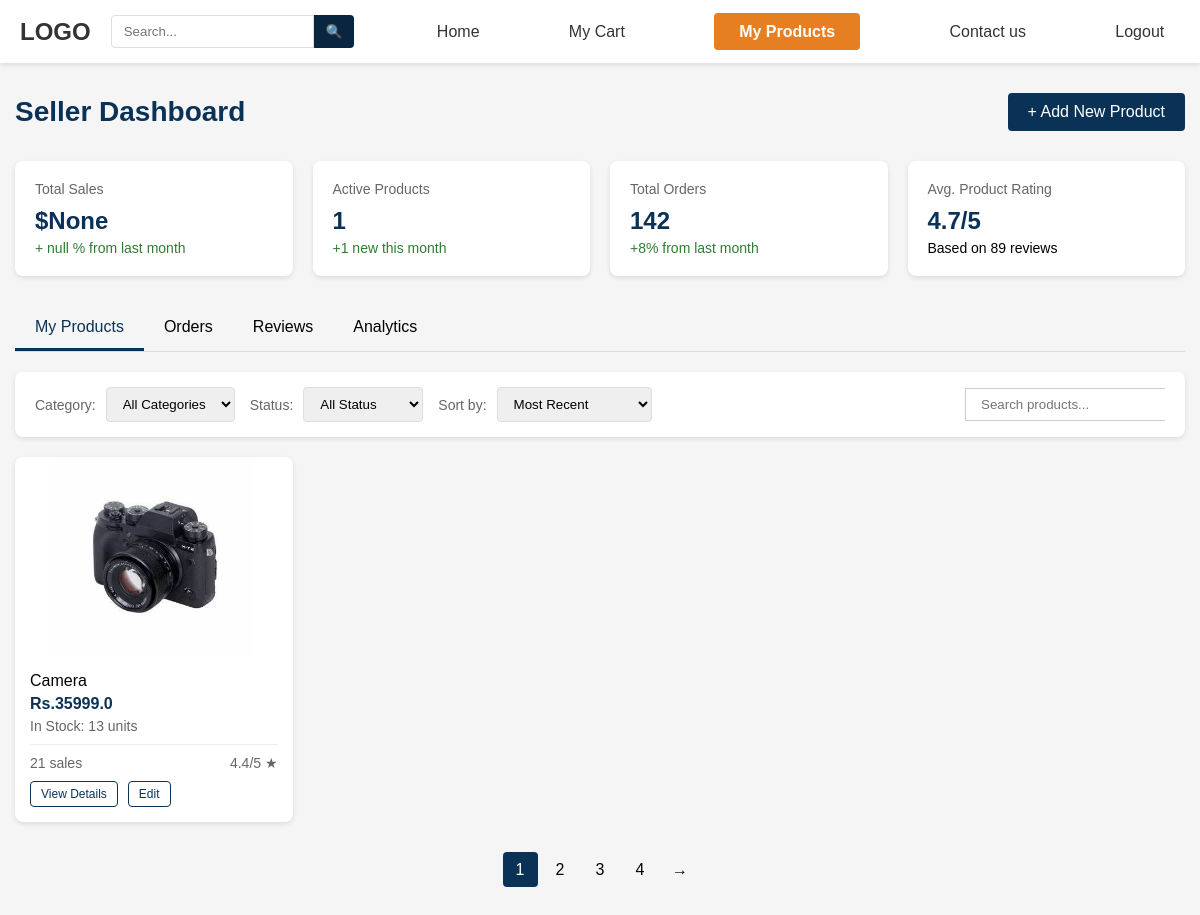
Page /seller_dashboard (signed in) on the committed database.
### dashboard/models.py (models this page shows, shortened)
class Product(models.Model):
    class ProductType(models.TextChoices):
        CLOTHING = 'clothing', 'Clothing'
        ELECTRONICS = 'electronics', 'Electronics'
        ACCESSORIES = 'accessories', 'Accessories'
        FOOTWEAR = 'footwear', 'Footwear'
        WATCHES = 'watches', 'Watches'
        BAGS = 'bags', 'Bags'
        OTHER = 'other', 'Other'
    seller = models.ForeignKey(CustomUser, on_delete=models.CASCADE,related_name='products')
    name = models.CharField(max_length=64)
    brand = models.CharField(max_length=64)
    price = models.FloatField()
    main_image = models.ImageField(upload_to='product_images/')
    description = models.TextField()
    key_features = models.TextField()
    stock = models.IntegerField()
    category = models.CharField(max_length=64,choices=ProductType.choices,default=ProductType.OTHER)

### dashboard/views.py (the view)
# urls.py: path('seller_dashboard',views.sellerdashboard,name='sellerdashboard'),
@login_required(redirect_field_name='login')
def sellerdashboard(request):
    if not request.user.is_seller:
        return redirect('cart')
    products = Product.objects.filter(seller=request.user)
    count = products.count()
    return render(request,'seller_dashboard.html',{'products':products,'count':count,'page':'sellerdashboard'})

### dashboard/templates/seller_dashboard.html (shortened to what this page needs)
{% extends 'base.html' %}
{% load static %}
{% block css %}
<link rel="stylesheet" href="{% static 'dashboard/css/seller_dash.css' %}">
{% endblock %}
{% block maincontent %}
    <div class="container">
        <div class="dashboard-header">
            <h1 class="dashboard-title">Seller Dashboard</h1>
            <button class="btn btn-primary"><a href="{% url 'add_products' %}">+ Add New Product</a></button>
        </div>
        <div class="stats-container">
            <div class="stat-card">
                <div class="stat-title">Total Sales</div>
                <div class="stat-value">$None</div>
                <div class="stat-change stat-up">+ null % from last month</div>
            </div>
            <div class="stat-card">
                <div class="stat-title">Active Products</div>
                <div class="stat-value">{{ count }}</div>
                <div class="stat-change stat-up">+1 new this month</div>
            </div>
            <div class="stat-card">
                <div class="stat-title">Total Orders</div>
                <div class="stat-value">142</div>
                <div class="stat-change stat-up">+8% from last month</div>
            </div>
            <div class="stat-card">
                <div class="stat-title">Avg. Product Rating</div>
                <div class="stat-value">4.7/5</div>
                <div class="stat-change">Based on 89 reviews</div>
            </div>
        </div>
        <div class="tabs">
            <div class="tab active">My Products</div>
            <div class="tab">Orders</div>
            <div class="tab">Reviews</div>
            <div class="tab">Analytics</div>
        </div>
        <div class="filter-bar">
            <div class="filter-left">
                <div class="filter-group">
                    <span class="filter-label">Category:</span>
                    <select class="filter-select">
                        <option value="all">All Categories</option>
                    </select>
                </div>
                <div class="filter-group">
                    <span class="filter-label">Status:</span>
                    <select class="filter-select">
                        <option value="all">All Status</option>
                    </select>
                </div>
                <div class="filter-group">
                    <span class="filter-label">Sort by:</span>
                    <select class="filter-select">
                        <option value="recent">Most Recent</option>
                    </select>
                </div>
            </div>
            <div>
                <input type="text" placeholder="Search products..." class="search-input">
            </div>
        </div>
        <div class="products-grid">
            {% if products %}
                {% for product in products %}
                <div class="product-card">
                    <img src="{{ product.main_image.url }}" alt="{{ product.name }}" class="product-image">
                    <div class="product-details">
                        <h3 class="product-name">{{ product.name }}</h3>
                        <div class="product-price">Rs.{{ product.price }}</div>
                        <div class="product-stock">In Stock: {{ product.stock }} units</div>
                        <div class="product-stats">
                            <span>21 sales</span>
                            <span>4.4/5 ★</span>
                        </div>
                        <div class="product-actions">
                            <button class="btn btn-sm btn-outline view-details" data-product="product6">View Details</button>
                            <button class="btn btn-sm btn-outline edit-product">Edit</button>
                        </div>
                    </div>
                </div>
                {% endfor %}
            {% endif %}
        </div>
        <div class="pagination">
            <div class="page-item active">1</div>
            <div class="page-item">2</div>
            <div class="page-item">3</div>
            <div class="page-item">4</div>
            <div class="page-item">→</div>
        </div>
    </div>
{% endblock %}

### static/dashboard/css/dashboard.css (style rules this page uses)
* { margin: 0; padding: 0; box-sizing: border-box; font-family: -apple-system, BlinkMacSystemFont, 'Segoe UI', Roboto, Oxygen, Ubuntu, Cantarell, 'Open Sans', 'Helvetica Neue', sans-serif; }
body { background-color: #f9f9f9; }
img { object-fit: cover; max-width: 100%; height: auto; }
.product-card { background-color: white; border-radius: 8px; overflow: hidden; box-shadow: 0 2px 5px rgba(0,0,0,0.1); cursor: pointer; }
.product-image { height: 200px; display: flex; align-items: center; justify-content: center; background-color: #f9f9f9; }
.product-price { font-weight: 600; color: #333; margin-bottom: 10px; }

### static/dashboard/css/seller_dash.css (style rules this page uses)
* { margin: 0; padding: 0; box-sizing: border-box; font-family: Arial, sans-serif; }
body { background-color: #f5f5f5; }
.search-input { padding: 8px 15px; width: 200px; border: 1px solid #ccc; border-right: none; outline: none; }
.container { max-width: 1200px; margin: 0 auto; padding: 30px 15px; }
.dashboard-header { display: flex; justify-content: space-between; align-items: center; margin-bottom: 30px; }
.dashboard-title { font-size: 28px; color: #0a3257; }
.btn { padding: 10px 20px; font-size: 16px; font-weight: 500; cursor: pointer; border: none; border-radius: 4px; transition: background-color 0.3s; }
.btn-primary { background-color: #0a3257; color: white; }
.btn-primary a { color: white; text-decoration: none; }
.stats-container { display: grid; grid-template-columns: repeat(4, 1fr); gap: 20px; margin-bottom: 30px; }
.stat-card { background-color: white; border-radius: 8px; padding: 20px; box-shadow: 0 2px 5px rgba(0, 0, 0, 0.1); }
.stat-title { font-size: 14px; color: #666; margin-bottom: 10px; }
.stat-value { font-size: 24px; font-weight: bold; color: #0a3257; }
.stat-change { display: flex; align-items: center; font-size: 14px; margin-top: 5px; }
.stat-up { color: #2e7d32; }
.tabs { display: flex; border-bottom: 1px solid #ddd; margin-bottom: 20px; }
.tab { padding: 12px 20px; cursor: pointer; font-weight: 500; }
.tab.active { border-bottom: 3px solid #0a3257; color: #0a3257; }
.filter-bar { display: flex; justify-content: space-between; align-items: center; background-color: white; padding: 15px 20px; border-radius: 8px; box-shadow: 0 2px 5px rgba(0, 0, 0, 0.1); margin-bottom: 20px; }
.filter-left { display: flex; gap: 15px; align-items: center; }
.filter-group { display: flex; align-items: center; gap: 10px; }
.filter-label { font-size: 14px; color: #666; }
.filter-select { padding: 8px 12px; border: 1px solid #ddd; border-radius: 4px; outline: none; }
.products-grid { display: grid; grid-template-columns: repeat(auto-fill, minmax(250px, 1fr)); gap: 20px; }
.product-card { display: flex; flex-direction: column; align-items: center; background-color: white; border-radius: 8px; overflow: hidden; box-shadow: 0 2px 5px rgba(0, 0, 0, 0.1); position: relative; }
.product-image { max-width: 100%; max-height: 200px; object-fit: cover; }
.product-details { padding: 15px; width: 100%; }
.product-name { font-weight: 500; margin-bottom: 5px; font-size: 16px; }
.product-price { color: #0a3257; font-weight: bold; margin-bottom: 5px; }
.product-stock { color: #666; font-size: 14px; margin-bottom: 10px; }
.product-stats { display: flex; justify-content: space-between; border-top: 1px solid #eee; padding-top: 10px; font-size: 14px; color: #666; }
.product-actions { display: flex; gap: 10px; margin-top: 10px; }
.btn-sm { padding: 5px 10px; font-size: 12px; border-radius: 4px; }
.btn-outline { background-color: transparent; border: 1px solid #0a3257; color: #0a3257; }
.pagination { display: flex; justify-content: center; margin-top: 30px; gap: 5px; }
.page-item { width: 35px; height: 35px; display: flex; align-items: center; justify-content: center; border-radius: 4px; cursor: pointer; transition: all 0.3s; }
.page-item.active { background-color: #0a3257; color: white; }

### rows in the picture
Product: main_image (picture), name "Camera", price "35999.0", stock "13"

### other values in the picture
{{ count }} "1"
